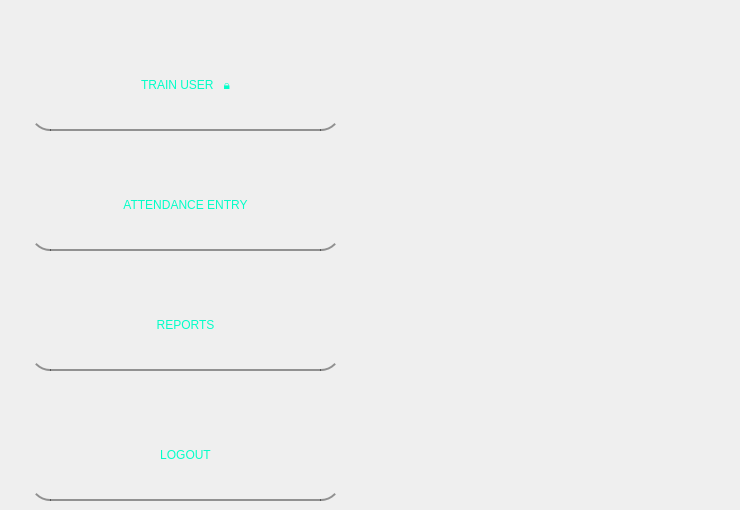
    <widget class="QWidget" name="tab_2">
     <attribute name="title">
      <string>Mainform</string>
     </attribute>
     <widget class="QLabel" name="label_4">
      <property name="geometry">
       <rect>
        <x>350</x>
        <y>30</y>
        <width>381</width>
        <height>471</height>
       </rect>
      </property>
      <property name="text">
       <string/>
      </property>
      <property name="pixmap">
       <pixmap>biometric-person-identification-facial-recognition-concept-futuristic-low-polygonal-human-face-vector (1).jpg</pixmap>
      </property>
      <property name="scaledContents">
       <bool>true</bool>
      </property>
      <property name="alignment">
       <set>Qt::AlignCenter</set>
      </property>
     </widget>
     <widget class="QPushButton" name="TRAINLINK1">
      <property name="geometry">
       <rect>
        <x>30</x>
        <y>40</y>
        <width>311</width>
        <height>91</height>
       </rect>
      </property>
      <property name="styleSheet">
       <string notr="true">QPushButton#TRAINLINK1{
	border-radius:20px;
	border-bottom:2px solid rgba(0,0,0,100);
	color: rgb(2, 255, 200);
	font: 11pt &quot;Terminal&quot;;
	padding:10px;
}

QPushButton#TRAINLINK1:hover{
	color: rgb(2, 255, 200);
	background-color: rgb(10, 80, 76);
}</string>
      </property>
      <property name="text">
       <string>TRAIN USER   🔒</string>
      </property>
     </widget>
     <widget class="QPushButton" name="REPORTSLINK1">
      <property name="geometry">
       <rect>
        <x>30</x>
        <y>280</y>
        <width>311</width>
        <height>91</height>
       </rect>
      </property>
      <property name="styleSheet">
       <string notr="true">QPushButton#REPORTSLINK1{
	border-radius:20px;
	border-bottom:2px solid rgba(0,0,0,100);
	color: rgb(2, 255, 200);
	font: 11pt &quot;Terminal&quot;;
	padding:10px;
}

QPushButton#REPORTSLINK1:hover{
	color: rgb(2, 255, 200);
	background-color: rgb(10, 80, 76);
}</string>
      </property>
      <property name="text">
       <string>REPORTS</string>
      </property>
     </widget>
     <widget class="QPushButton" name="ATTLINK1">
      <property name="geometry">
       <rect>
        <x>30</x>
        <y>160</y>
        <width>311</width>
        <height>91</height>
       </rect>
      </property>
      <property name="styleSheet">
       <string notr="true">QPushButton#ATTLINK1{
	border-radius:20px;
	border-bottom:2px solid rgba(0,0,0,100);
	color: rgb(2, 255, 200);
	font: 11pt &quot;Terminal&quot;;
	padding:10px;
}

QPushButton#ATTLINK1:hover{
	color: rgb(2, 255, 200);
	background-color: rgb(10, 80, 76);
}</string>
      </property>
      <property name="text">
       <string>ATTENDANCE ENTRY</string>
      </property>
     </widget>
     <widget class="QPushButton" name="LOGOUTBUTTON">
      <property name="geometry">
       <rect>
        <x>30</x>
        <y>410</y>
        <width>311</width>
        <height>91</height>
       </rect>
      </property>
      <property name="styleSheet">
       <string notr="true">QPushButton#LOGOUTBUTTON{
	border-radius:20px;
	border-bottom:2px solid rgba(0,0,0,100);
	color: rgb(2, 255, 200);
	font: 11pt &quot;Terminal&quot;;
	padding:10px;
}

QPushButton#LOGOUTBUTTON:hover{
	color: rgb(2, 255, 200);
	background-color: rgb(10, 80, 76);
}</string>
      </property>
      <property name="text">
       <string>LOGOUT</string>
      </property>
     </widget>
    </widget>
